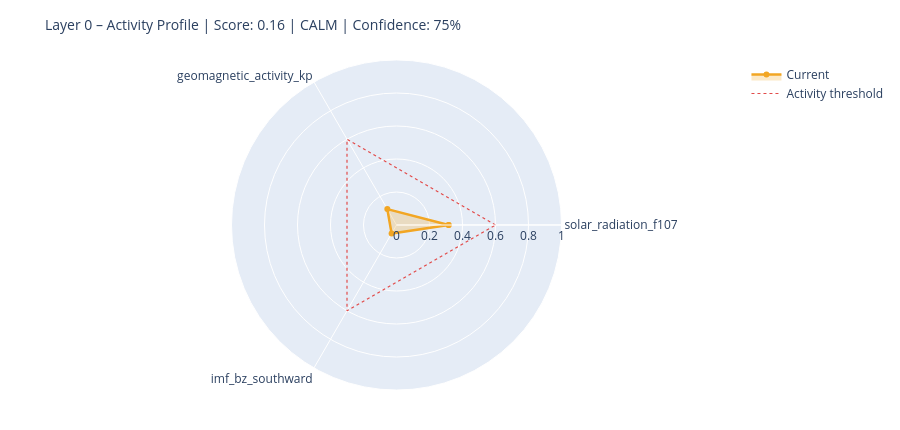

This figure's notebook cell:
### Markdown cell above
---
## 6. State Assessment & Handoff to Layer 1

### Code cell
# ============================================================
# STEP 1 – Collect raw values with source modes
# Mode: 'primary' | 'fallback_3h' | 'last_valid' | 'missing'
# ============================================================

def safe_last(df, col):
    if df is None or col not in df.columns: return None
    s = df[col].dropna()
    return float(s.iloc[-1]) if not s.empty else None

f107_now = safe_last(df_f107, 'f10.7')
bz_now   = safe_last(df_mag,  'bz_gsm')
kp_now   = safe_last(df_kp,   'kp')
sw_now   = safe_last(df_sw,   'speed')

source_modes = {
    'F10.7':    'primary'  if f107_now is not None else 'missing',
    'Kp':       'primary'  if kp_now   is not None else 'missing',
    'IMF_Bz':   'primary'  if bz_now   is not None else 'missing',
    'SW_speed': 'primary'  if sw_now   is not None else 'missing',
}

# Kp Fallback – 3h endpoint
if kp_now is None:
    try:
        r = requests.get(
            'https://services.swpc.noaa.gov/json/noaa-planetary-k-index.json',
            timeout=10)
        r.raise_for_status()
        fb = pd.DataFrame(r.json())
        tc = next((c for c in fb.columns if 'time' in c.lower()), fb.columns[0])
        kc = next((c for c in fb.columns if 'kp' in c.lower() and c != tc), None)
        if kc:
            fb[kc] = fb[kc].astype(str).str.extract(r'([0-9]+(?:\.[0-9]*)?)')[0]
            fb[kc] = pd.to_numeric(fb[kc], errors='coerce')
            fb = fb[fb[kc] >= 0].dropna(subset=[kc])
            if not fb.empty:
                kp_now = float(fb[kc].iloc[-1])
                source_modes['Kp'] = 'fallback_3h'
                print(f'  Kp fallback (3h): {kp_now:.1f}')
    except Exception as e:
        print(f'  Kp fallback failed: {e}')

# Solar Wind Fallback – last valid value
if sw_now is None and df_sw is not None and 'speed' in df_sw.columns:
    s = df_sw['speed'].dropna()
    if not s.empty:
        sw_now = float(s.iloc[-1])
        source_modes['SW_speed'] = 'last_valid'
        print(f'  SW fallback (last_valid): {sw_now:.0f} km/s')

print()
print('Source modes:', source_modes)

# ============================================================
# STEP 2 – Score from available components only
# ============================================================

def norm(v, lo, hi):
    if v is None: return None
    return max(0.0, min(1.0, (v - lo) / (hi - lo)))

COMPONENTS = {
    'solar_radiation_f107':    (f107_now, norm(f107_now, 60, 250)),
    'geomagnetic_activity_kp': (kp_now,   norm(kp_now,   0,   9)),
    'imf_bz_southward':        (bz_now,   norm(-(bz_now or 0) if bz_now else None, -5, 30)
                                           if bz_now is not None else None),
    'solar_wind_speed':        (sw_now,   norm(sw_now, 300, 800)),
}

available   = {k: v[1] for k, v in COMPONENTS.items() if v[1] is not None}
unavailable = [k for k, v in COMPONENTS.items() if v[1] is None]

layer0_score = round(sum(available.values()) / len(available), 4) if available else None
confidence   = round(len(available) / len(COMPONENTS), 2)

level = ('unknown'  if layer0_score is None
         else 'calm'     if layer0_score < 0.3
         else 'moderate' if layer0_score < 0.6
         else 'active')

# ============================================================
# STEP 3 – Dominant Driver
# ============================================================

def dominant_driver(kp, f107, bz, sw):
    candidates = []
    if kp   is not None and kp   >= 4:   candidates.append(('geomagnetic',    kp / 9))
    if sw   is not None and sw   >= 500:  candidates.append(('solar_wind',     sw / 800))
    if bz   is not None and bz   <= -5:   candidates.append(('imf_southward',  abs(bz) / 30))
    if f107 is not None and f107 >= 150:  candidates.append(('solar_radiation',f107 / 250))
    return max(candidates, key=lambda x: x[1])[0] if candidates else 'none'

driver = dominant_driver(kp_now, f107_now, bz_now, sw_now)

# ============================================================
# STEP 4 – Downstream expectations
# ============================================================

def downstream_expectation(driver, score, kp, bz, f107):
    exp = {
        'magnetosphere':        'calm',
        'ionosphere':           'calm',
        'schumann_resonance':   'unchanged',
        'lithosphere_currents': 'low',
    }
    if driver == 'geomagnetic' or (kp and kp >= 5):
        exp['magnetosphere']        = 'compressed / storm'
        exp['ionosphere']           = 'elevated disturbance (TEC variability)'
        exp['schumann_resonance']   = 'elevated amplitude possible'
        exp['lithosphere_currents'] = 'elevated induction currents'
    elif driver == 'imf_southward' or (bz and bz <= -5):
        exp['magnetosphere']        = 'energy coupling active'
        exp['ionosphere']           = 'elevated electron density possible'
        exp['schumann_resonance']   = 'slight modulation possible'
    elif driver == 'solar_radiation' or (f107 and f107 >= 150):
        exp['ionosphere']           = 'elevated ionization (F-layer)'
        exp['schumann_resonance']   = 'slightly elevated background activity'
    return exp

downstream = downstream_expectation(driver, layer0_score, kp_now, bz_now, f107_now)

# ============================================================
# CONSOLE OUTPUT
# ============================================================

W = 58
print('=' * W)
print('LAYER 0 – STATE ASSESSMENT')
print('=' * W)
for name, (raw_v, score_v) in COMPONENTS.items():
    if score_v is not None:
        bar = '█' * int(score_v * 20) + '░' * (20 - int(score_v * 20))
        print(f'  {name:<35}  {bar}  {score_v:.2f}')
    else:
        print(f'  {name:<35}  {"─" * 20}  n/a')
print('-' * W)
print(f'  Score ({len(available)}/{len(COMPONENTS)} components):  {layer0_score:.3f}')
print(f'  Confidence:         {confidence:.0%}')
print(f'  Level:              {level.upper()}')
print(f'  Dominant Driver:    {driver}')

# Radar chart
cats = list(available.keys())
vals = list(available.values())
if len(cats) >= 3:
    fig = go.Figure()
    fig.add_trace(go.Scatterpolar(
        r=vals + [vals[0]], theta=cats + [cats[0]],
        fill='toself', fillcolor='rgba(242,166,35,0.25)',
        line=dict(color='#F2A623', width=2.5), name='Current'
    ))
    fig.add_trace(go.Scatterpolar(
        r=[0.6] * (len(cats) + 1), theta=cats + [cats[0]],
        line=dict(color='#E24B4A', dash='dot', width=1.2),
        mode='lines', name='Activity threshold'
    ))
    fig.update_layout(
        title=dict(text=f'Layer 0 – Activity Profile | Score: {layer0_score:.2f} | {level.upper()} | Confidence: {confidence:.0%}',
                   font=dict(size=14)),
        polar=dict(radialaxis=dict(visible=True, range=[0, 1])),
        height=430, showlegend=True,
        margin=dict(l=60, r=60, t=60, b=40)
    )
    fig.show()

### Figure 1 — Plotly figure (JSON) as saved in the notebook; plotly's stock layout.template omitted (floating-point values rounded to 4 significant figures)
{"data": [{"fill": "toself", "fillcolor": "rgba(242,166,35,0.25)", "line": {"color": "#F2A623", "width": 2.5}, "name": "Current", "r": [0.3158, 0.1111, 0.05943, 0.3158], "theta": ["solar_radiation_f107", "geomagnetic_activity_kp", "imf_bz_southward", "solar_radiation_f107"], "type": "scatterpolar"}, {"line": {"color": "#E24B4A", "dash": "dot", "width": 1.2}, "mode": "lines", "name": "Activity threshold", "r": [0.6, 0.6, 0.6, 0.6], "theta": ["solar_radiation_f107", "geomagnetic_activity_kp", "imf_bz_southward", "solar_radiation_f107"], "type": "scatterpolar"}], "layout": {"height": 430, "margin": {"b": 40, "l": 60, "r": 60, "t": 60}, "polar": {"radialaxis": {"range": [0, 1], "visible": true}}, "showlegend": true, "title": {"font": {"size": 14}, "text": "Layer 0 – Activity Profile | Score: 0.16 | CALM | Confidence: 75%"}}}
